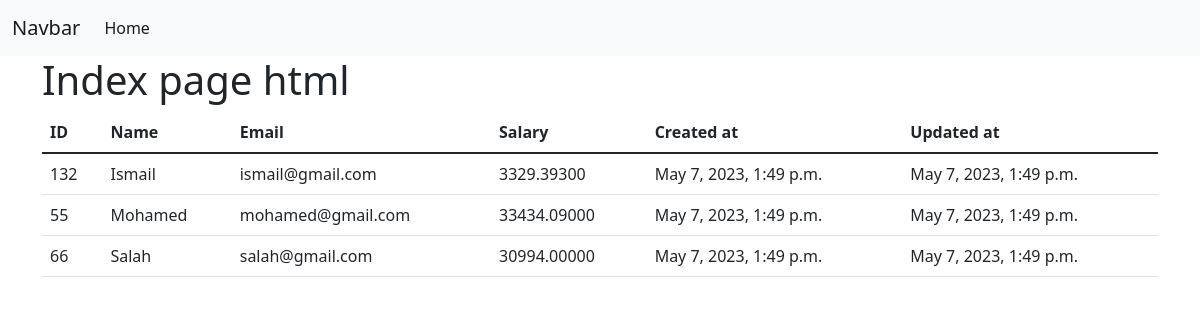
The page /emp/index on the database its author committed.
### emp/models.py (models this page shows, shortened)
class Emp(models.Model):
    emp_id = models.CharField(max_length=7, unique=True)
    name = models.CharField(max_length=70)
    email = models.EmailField()
    salary = models.DecimalField(max_digits=15, decimal_places=5)
    created_at = models.DateTimeField(auto_now_add=True)
    updated_at = models.DateTimeField(auto_now=True)

### emp/views.py (the view)
# urls.py: path('index', emp_index, name="emp.index")
def emp_index(request):
    emp = Emp.objects.all()
    return render(request, 'emp/index.html', context={"emp": emp})

### emp/templates/emp/index.html (shortened to what this page needs)
<!DOCTYPE html>
<html lang="en">
<head>
    <link href="https://cdn.jsdelivr.net/npm/bootstrap@5.1.3/dist/css/bootstrap.min.css" rel="stylesheet">
</head>
<body>
<nav class="navbar navbar-expand-lg navbar-light bg-light">
  <div class="container-fluid">
    <a class="navbar-brand" href="#">Navbar</a>
    <div class="collapse navbar-collapse" id="navbarSupportedContent">
      <ul class="navbar-nav me-auto mb-2 mb-lg-0">
          <li class="nav-item">
          <a class="nav-link active" aria-current="page" href="#">Home</a>
        </li>
      </ul>
    </div>
  </div>
</nav>
<div class="container">
        <h1> Index page html </h1>
    <table class="table">
  <thead>
    <tr>
      <th scope="col">ID</th>
      <th scope="col">Name</th>
      <th scope="col">Email</th>
      <th scope="col">Salary</th>
      <th scope="col">Created at</th>
      <th scope="col">Updated at</th>
    </tr>
  </thead>
  <tbody>
      {% for em in emp %}
        <tr>
            <td> {{em.emp_id}}</td>
            <td> {{em.name}}</td>
            <td> {{em.email}}</td>
            <td> {{em.salary}}</td>
            <td> {{em.created_at}}</td>
            <td> {{em.updated_at}}</td>
        </tr>
    {% endfor %}
  </tbody>
</table>
</div>
</body>
</html>

### rows shown on the page
Emp: emp_id "132", name "Ismail", email "ismail@gmail.com", salary "3329.39300", created_at "May 7, 2023, 1:49 p.m.", updated_at "May 7, 2023, 1:49 p.m."
Emp: emp_id "55", name "Mohamed", email "mohamed@gmail.com", salary "33434.09000", created_at "May 7, 2023, 1:49 p.m.", updated_at "May 7, 2023, 1:49 p.m."
Emp: emp_id "66", name "Salah", email "salah@gmail.com", salary "30994.00000", created_at "May 7, 2023, 1:49 p.m.", updated_at "May 7, 2023, 1:49 p.m."
